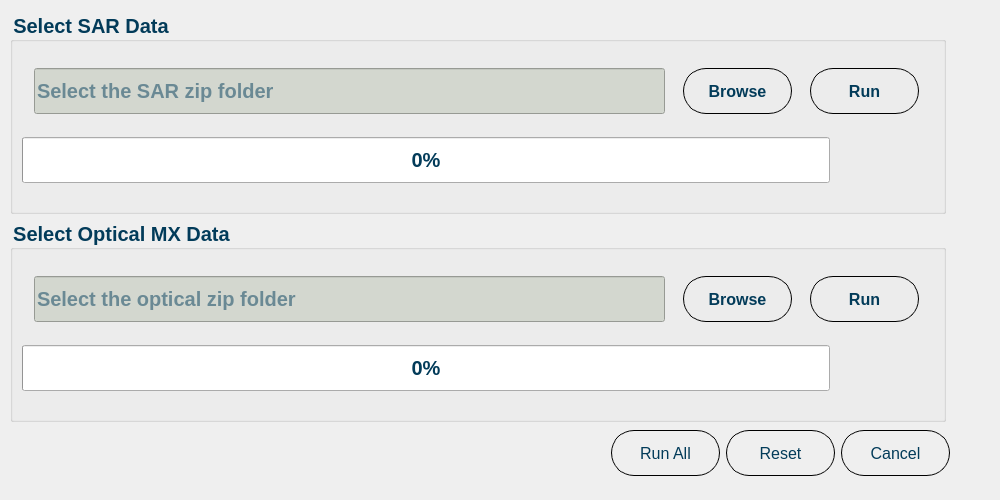
<?xml version="1.0" encoding="UTF-8"?>
<ui version="4.0">
 <class>importdialog</class>
 <widget class="QWidget" name="importdialog">
  <property name="geometry">
   <rect>
    <x>0</x>
    <y>0</y>
    <width>1000</width>
    <height>500</height>
   </rect>
  </property>
  <property name="minimumSize">
   <size>
    <width>1000</width>
    <height>500</height>
   </size>
  </property>
  <property name="maximumSize">
   <size>
    <width>1000</width>
    <height>500</height>
   </size>
  </property>
  <property name="windowTitle">
   <string>Pre-Proceesing</string>
  </property>
  <widget class="QWidget" name="layoutWidget">
   <property name="geometry">
    <rect>
     <x>10</x>
     <y>10</y>
     <width>940</width>
     <height>470</height>
    </rect>
   </property>
   <layout class="QVBoxLayout" name="verticalLayout_2">
    <item>
     <layout class="QVBoxLayout" name="verticalLayout_4">
      <item>
       <widget class="QGroupBox" name="grpSARData">
        <property name="minimumSize">
         <size>
          <width>936</width>
          <height>202</height>
         </size>
        </property>
        <property name="maximumSize">
         <size>
          <width>936</width>
          <height>202</height>
         </size>
        </property>
        <property name="styleSheet">
         <string notr="true">font-family: &quot;IBM Plex Sans&quot;;
font-size: 20px;
font-weight: 500;
color:#023B59
</string>
        </property>
        <property name="title">
         <string>Select SAR Data</string>
        </property>
        <layout class="QVBoxLayout" name="verticalLayout">
         <item>
          <layout class="QHBoxLayout" name="horizontalLayout">
           <item>
            <widget class="QLineEdit" name="txtSARZipPath">
             <property name="minimumSize">
              <size>
               <width>631</width>
               <height>46</height>
              </size>
             </property>
             <property name="maximumSize">
              <size>
               <width>631</width>
               <height>46</height>
              </size>
             </property>
             <property name="styleSheet">
              <string notr="true">background-color:#D3D7CF</string>
             </property>
             <property name="readOnly">
              <bool>true</bool>
             </property>
             <property name="placeholderText">
              <string>Select the SAR zip folder</string>
             </property>
            </widget>
           </item>
           <item>
            <widget class="QPushButton" name="btnSARBrowse">
             <property name="minimumSize">
              <size>
               <width>0</width>
               <height>0</height>
              </size>
             </property>
             <property name="maximumSize">
              <size>
               <width>109</width>
               <height>46</height>
              </size>
             </property>
             <property name="styleSheet">
              <string notr="true">
    padding: 8px 24px;
    border: 1px solid #000000;
    border-radius: 23px;
    font-size: 16px;</string>
             </property>
             <property name="text">
              <string>Browse</string>
             </property>
            </widget>
           </item>
           <item>
            <widget class="QPushButton" name="btnSARRun">
             <property name="minimumSize">
              <size>
               <width>109</width>
               <height>46</height>
              </size>
             </property>
             <property name="maximumSize">
              <size>
               <width>109</width>
               <height>46</height>
              </size>
             </property>
             <property name="styleSheet">
              <string notr="true">
    padding: 8px 24px;
    border: 1px solid #000000;
    border-radius: 23px;
    font-size: 16px;
</string>
             </property>
             <property name="text">
              <string>Run</string>
             </property>
            </widget>
           </item>
          </layout>
         </item>
         <item>
          <widget class="QProgressBar" name="progressSAR">
           <property name="minimumSize">
            <size>
             <width>808</width>
             <height>46</height>
            </size>
           </property>
           <property name="maximumSize">
            <size>
             <width>808</width>
             <height>46</height>
            </size>
           </property>
           <property name="value">
            <number>0</number>
           </property>
          </widget>
         </item>
        </layout>
       </widget>
      </item>
      <item>
       <widget class="QGroupBox" name="grpOpticalData">
        <property name="minimumSize">
         <size>
          <width>936</width>
          <height>202</height>
         </size>
        </property>
        <property name="maximumSize">
         <size>
          <width>936</width>
          <height>202</height>
         </size>
        </property>
        <property name="styleSheet">
         <string notr="true">font-family: &quot;IBM Plex Sans&quot;;
font-size: 20px;
font-weight: 500;
color:#023B59

</string>
        </property>
        <property name="title">
         <string>Select Optical MX Data</string>
        </property>
        <layout class="QVBoxLayout" name="verticalLayout_3">
         <item>
          <layout class="QHBoxLayout" name="horizontalLayout_3">
           <item>
            <widget class="QLineEdit" name="txtOpticalZipPath">
             <property name="minimumSize">
              <size>
               <width>631</width>
               <height>46</height>
              </size>
             </property>
             <property name="maximumSize">
              <size>
               <width>631</width>
               <height>46</height>
              </size>
             </property>
             <property name="styleSheet">
              <string notr="true">background-color:#D3D7CF
</string>
             </property>
             <property name="readOnly">
              <bool>true</bool>
             </property>
             <property name="placeholderText">
              <string>Select the optical zip folder</string>
             </property>
            </widget>
           </item>
           <item>
            <widget class="QPushButton" name="btnOpticalBrowse">
             <property name="minimumSize">
              <size>
               <width>109</width>
               <height>46</height>
              </size>
             </property>
             <property name="maximumSize">
              <size>
               <width>109</width>
               <height>46</height>
              </size>
             </property>
             <property name="styleSheet">
              <string notr="true">
    padding: 8px 24px;
    border: 1px solid #000000;
    border-radius: 23px;
    font-size: 16px;</string>
             </property>
             <property name="text">
              <string>Browse</string>
             </property>
            </widget>
           </item>
           <item>
            <widget class="QPushButton" name="btnOpticalRun">
             <property name="minimumSize">
              <size>
               <width>109</width>
               <height>46</height>
              </size>
             </property>
             <property name="maximumSize">
              <size>
               <width>109</width>
               <height>46</height>
              </size>
             </property>
             <property name="styleSheet">
              <string notr="true">
    padding: 8px 24px;
    border: 1px solid #000000;
    border-radius: 23px;
    font-size: 16px;
</string>
             </property>
             <property name="text">
              <string>Run</string>
             </property>
            </widget>
           </item>
          </layout>
         </item>
         <item>
          <widget class="QProgressBar" name="progressOptical">
           <property name="minimumSize">
            <size>
             <width>808</width>
             <height>46</height>
            </size>
           </property>
           <property name="maximumSize">
            <size>
             <width>808</width>
             <height>46</height>
            </size>
           </property>
           <property name="value">
            <number>0</number>
           </property>
          </widget>
         </item>
        </layout>
       </widget>
      </item>
     </layout>
    </item>
    <item>
     <layout class="QHBoxLayout" name="horizontalLayout_2">
      <item>
       <spacer name="horizontalSpacer">
        <property name="orientation">
         <enum>Qt::Horizontal</enum>
        </property>
        <property name="sizeHint" stdset="0">
         <size>
          <width>40</width>
          <height>20</height>
         </size>
        </property>
       </spacer>
      </item>
      <item>
       <widget class="QPushButton" name="btnRunAll">
        <property name="minimumSize">
         <size>
          <width>109</width>
          <height>46</height>
         </size>
        </property>
        <property name="maximumSize">
         <size>
          <width>109</width>
          <height>46</height>
         </size>
        </property>
        <property name="styleSheet">
         <string notr="true">
    padding: 8px 24px;
    border: 1px solid #000000;
    border-radius: 23px;
    font-size: 16px;
font-family: &quot;IBM Plex Sans&quot;;
font-size: 16px;
font-weight: 400;
color:#023B59</string>
        </property>
        <property name="text">
         <string>Run All</string>
        </property>
       </widget>
      </item>
      <item>
       <widget class="QPushButton" name="btnClear">
        <property name="minimumSize">
         <size>
          <width>109</width>
          <height>46</height>
         </size>
        </property>
        <property name="maximumSize">
         <size>
          <width>109</width>
          <height>46</height>
         </size>
        </property>
        <property name="styleSheet">
         <string notr="true">
    padding: 8px 24px;
    border: 1px solid #000000;
    border-radius: 23px;
    font-size: 16px;
font-family: &quot;IBM Plex Sans&quot;;
font-size: 16px;
font-weight: 400;
color:#023B59
</string>
        </property>
        <property name="text">
         <string>Reset</string>
        </property>
       </widget>
      </item>
      <item>
       <widget class="QPushButton" name="btnClose">
        <property name="minimumSize">
         <size>
          <width>109</width>
          <height>46</height>
         </size>
        </property>
        <property name="maximumSize">
         <size>
          <width>109</width>
          <height>46</height>
         </size>
        </property>
        <property name="styleSheet">
         <string notr="true">
    padding: 8px 24px;
    border: 1px solid #000000;
    border-radius: 23px;
    font-size: 16px;
font-family: &quot;IBM Plex Sans&quot;;
font-size: 16px;
font-weight: 400;
color:#023B59</string>
        </property>
        <property name="text">
         <string>Cancel</string>
        </property>
       </widget>
      </item>
     </layout>
    </item>
   </layout>
  </widget>
 </widget>
 <resources/>
 <connections/>
</ui>
